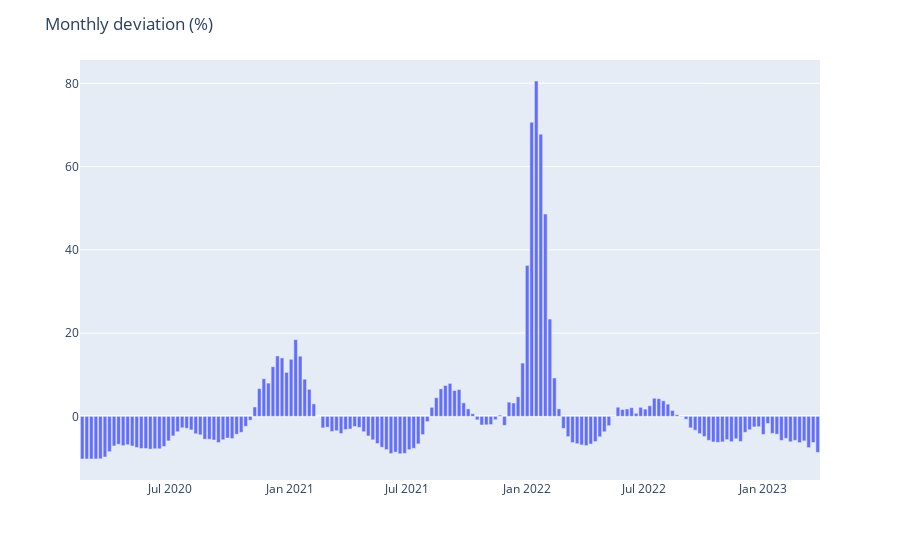

The cell this chart's notebook holds for it:
### Code cell
fig = px.bar(weekly_z_score.new_confirmed)

fig.update_layout(
    yaxis_title="", 
    xaxis_title="",
    title="Monthly deviation (%)",
    showlegend=False,
)
fig.show()

### Figure 1 — Plotly figure (JSON) as saved in the notebook; plotly's stock layout.template omitted (floating-point values rounded to 4 significant figures; data arrays with more than 128 entries replaced by an {"elided": "..."} marker saying what was removed)
{"data": [{"alignmentgroup": "True", "hovertemplate": "variable=new_confirmed<br>date=%{x}<br>value=%{y}<extra></extra>", "legendgroup": "new_confirmed", "marker": {"color": "#636efa", "pattern": {"shape": ""}}, "name": "new_confirmed", "offsetgroup": "new_confirmed", "orientation": "v", "showlegend": true, "textposition": "auto", "type": "bar", "x": {"elided": "163 str values"}, "xaxis": "x", "y": {"elided": "163 float values"}, "yaxis": "y"}], "layout": {"barmode": "relative", "legend": {"title": {"text": "variable"}, "tracegroupgap": 0}, "margin": {"t": 60}, "showlegend": false, "title": {"text": "Monthly deviation (%)"}, "xaxis": {"anchor": "y", "domain": [0, 1], "title": {"text": ""}}, "yaxis": {"anchor": "x", "domain": [0, 1], "title": {"text": ""}}}}
